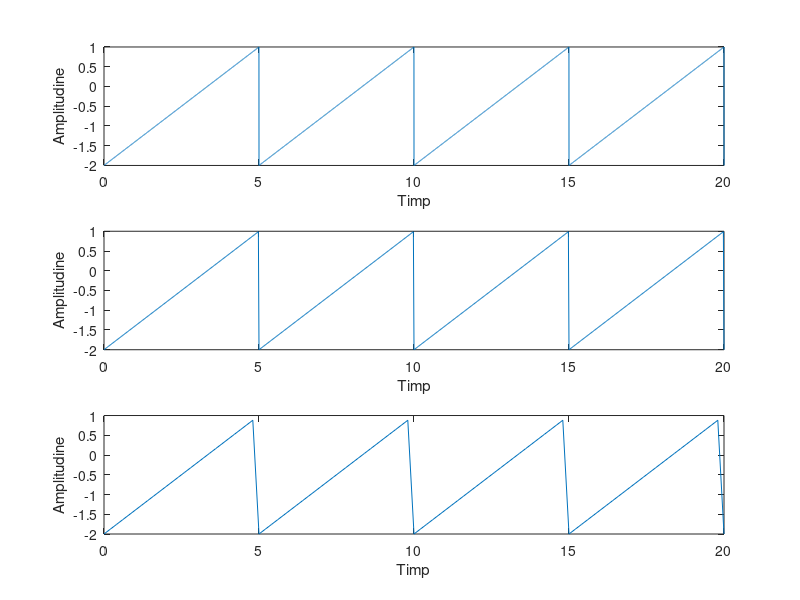

Write the MATLAB code that produced this figure.
T = 20;
T0 = 5;
F0 = 1 / T0;

t1 = 0:0.002:20;
t2 = 0:0.02:20;
t3 = 0:0.2:20;

% generare semnale
y1 = 1.5 * sawtooth(2 * pi * F0 * t1,1) - 0.5;
y2 = 1.5 * sawtooth(2 * pi * F0 * t2,1) - 0.5;
y3 = 1.5 * sawtooth(2 * pi * F0 * t3,1) - 0.5;

% afisare semnale
figure(1);
    subplot(3,1,1);
        plot(t1,y1),ylabel('Amplitudine'), xlabel('Timp');
    subplot(3,1,2);
        plot(t2,y2),ylabel('Amplitudine'), xlabel('Timp');
    subplot(3,1,3);
        plot(t3,y3),ylabel('Amplitudine'), xlabel('Timp');